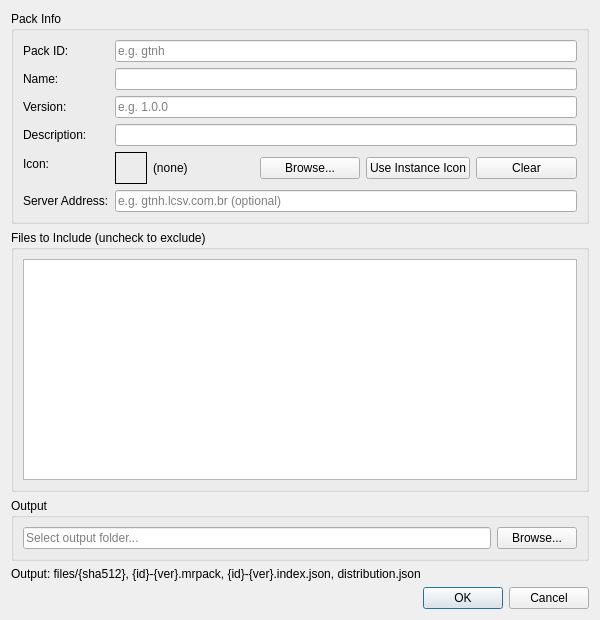
<?xml version="1.0" encoding="UTF-8"?>
<ui version="4.0">
 <class>LCSVExportDialog</class>
 <widget class="QDialog" name="LCSVExportDialog">
  <property name="geometry">
   <rect><x>0</x><y>0</y><width>600</width><height>620</height></rect>
  </property>
  <property name="windowTitle">
   <string>Export as LCSV Pack</string>
  </property>
  <layout class="QVBoxLayout" name="verticalLayout">
   <item>
    <widget class="QGroupBox" name="packInfoGroup">
     <property name="title"><string>Pack Info</string></property>
     <layout class="QFormLayout" name="formLayout">
      <item row="0" column="0">
       <widget class="QLabel" name="packIdLabel">
        <property name="text"><string>Pack ID:</string></property>
       </widget>
      </item>
      <item row="0" column="1">
       <widget class="QLineEdit" name="packIdEdit">
        <property name="placeholderText"><string>e.g. gtnh</string></property>
       </widget>
      </item>
      <item row="1" column="0">
       <widget class="QLabel" name="nameLabel">
        <property name="text"><string>Name:</string></property>
       </widget>
      </item>
      <item row="1" column="1">
       <widget class="QLineEdit" name="nameEdit"/>
      </item>
      <item row="2" column="0">
       <widget class="QLabel" name="versionLabel">
        <property name="text"><string>Version:</string></property>
       </widget>
      </item>
      <item row="2" column="1">
       <widget class="QLineEdit" name="versionEdit">
        <property name="placeholderText"><string>e.g. 1.0.0</string></property>
       </widget>
      </item>
      <item row="3" column="0">
       <widget class="QLabel" name="descriptionLabel">
        <property name="text"><string>Description:</string></property>
       </widget>
      </item>
      <item row="3" column="1">
       <widget class="QLineEdit" name="descriptionEdit"/>
      </item>
      <item row="4" column="0">
       <widget class="QLabel" name="iconLabel">
        <property name="text"><string>Icon:</string></property>
       </widget>
      </item>
      <item row="4" column="1">
       <layout class="QHBoxLayout">
        <item>
         <widget class="QLabel" name="iconPreview">
          <property name="minimumSize"><size><width>32</width><height>32</height></size></property>
          <property name="maximumSize"><size><width>32</width><height>32</height></size></property>
          <property name="frameShape"><enum>QFrame::Box</enum></property>
          <property name="scaledContents"><bool>true</bool></property>
         </widget>
        </item>
        <item>
         <widget class="QLabel" name="iconPathLabel">
          <property name="text"><string>(none)</string></property>
          <property name="wordWrap"><bool>false</bool></property>
         </widget>
        </item>
        <item>
         <widget class="QPushButton" name="iconBrowseBtn">
          <property name="text"><string>Browse...</string></property>
         </widget>
        </item>
        <item>
         <widget class="QPushButton" name="iconInstanceBtn">
          <property name="text"><string>Use Instance Icon</string></property>
         </widget>
        </item>
        <item>
         <widget class="QPushButton" name="iconClearBtn">
          <property name="text"><string>Clear</string></property>
         </widget>
        </item>
       </layout>
      </item>
      <item row="5" column="0">
       <widget class="QLabel" name="serverAddressLabel">
        <property name="text"><string>Server Address:</string></property>
       </widget>
      </item>
      <item row="5" column="1">
       <widget class="QLineEdit" name="serverAddressEdit">
        <property name="placeholderText"><string>e.g. gtnh.lcsv.com.br (optional)</string></property>
       </widget>
      </item>
     </layout>
    </widget>
   </item>
   <item>
    <widget class="QGroupBox" name="filesGroup">
     <property name="title"><string>Files to Include (uncheck to exclude)</string></property>
     <layout class="QVBoxLayout" name="filesLayout">
      <item>
       <widget class="QTreeView" name="files">
        <property name="headerHidden"><bool>false</bool></property>
       </widget>
      </item>
     </layout>
    </widget>
   </item>
   <item>
    <widget class="QGroupBox" name="outputGroup">
     <property name="title"><string>Output</string></property>
     <layout class="QHBoxLayout" name="outputLayout">
      <item>
       <widget class="QLineEdit" name="outputDirEdit">
        <property name="readOnly"><bool>true</bool></property>
        <property name="placeholderText"><string>Select output folder...</string></property>
       </widget>
      </item>
      <item>
       <widget class="QPushButton" name="outputDirBtn">
        <property name="text"><string>Browse...</string></property>
       </widget>
      </item>
     </layout>
    </widget>
   </item>
   <item>
    <widget class="QLabel" name="noteLabel">
     <property name="text">
      <string>Output: files/{sha512}, {id}-{ver}.mrpack, {id}-{ver}.index.json, distribution.json</string>
     </property>
     <property name="wordWrap"><bool>true</bool></property>
    </widget>
   </item>
   <item>
    <widget class="QDialogButtonBox" name="buttonBox">
     <property name="standardButtons">
      <set>QDialogButtonBox::Ok|QDialogButtonBox::Cancel</set>
     </property>
    </widget>
   </item>
  </layout>
 </widget>
 <resources/>
 <connections/>
</ui>
